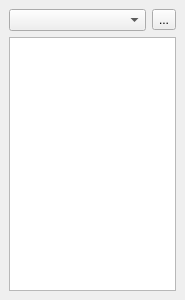
<ui version="4.0" >
 <class>tcStockListFavouriteWidget</class>
 <widget class="QWidget" name="tcStockListFavouriteWidget" >
  <property name="geometry" >
   <rect>
    <x>0</x>
    <y>0</y>
    <width>185</width>
    <height>300</height>
   </rect>
  </property>
  <property name="windowTitle" >
   <string>Favourite Stocks</string>
  </property>
  <layout class="QVBoxLayout" >
   <property name="margin" >
    <number>9</number>
   </property>
   <property name="spacing" >
    <number>6</number>
   </property>
   <item>
    <layout class="QHBoxLayout" >
     <property name="margin" >
      <number>0</number>
     </property>
     <property name="spacing" >
      <number>6</number>
     </property>
     <item>
      <widget class="QComboBox" name="cbo1" />
     </item>
     <item>
      <widget class="QToolButton" name="btn1" >
       <property name="text" >
        <string>...</string>
       </property>
      </widget>
     </item>
    </layout>
   </item>
   <item>
    <widget class="QTableWidget" name="tbl1" />
   </item>
  </layout>
 </widget>
 <resources/>
 <connections/>
</ui>
